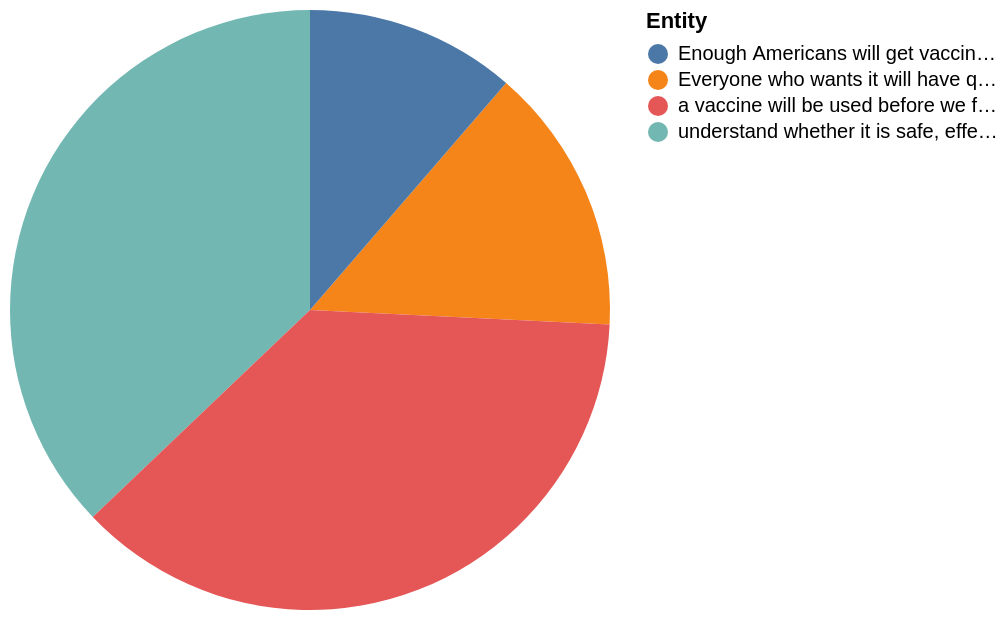

Specify this chart in Vega-Lite:
### Vega-Lite specification from a JSON file in a GitHub repository (floating-point values rounded to 4 significant figures)
{"$schema": "https://vega.github.io/schema/vega-lite/v5.json", "description": "Pie chart auto-generated from CSV", "data": {"values": [{"Entity": "Everyone who wants it will have quick and easy access", "Very": "14", "Somewhat": "34", "Not too/Not atall": "51"}, {"Entity": "Enough Americans will get vaccinated to stop the disease's spread", "Very": "11", "Somewhat": "42", "Not too/Not atall": "46"}, {"Entity": "understand whether it is safe, effective", "Very": "36", "Somewhat": "41", "Not too/Not atall": "22"}, {"Entity": "a vaccine will be used before we fully understand whether it is safe, effective", "Very": "36", "Somewhat": "41", "Not too/Not atall": "22"}]}, "mark": "arc", "encoding": {"theta": {"field": "Very", "type": "quantitative"}, "color": {"field": "Entity", "type": "nominal"}}}
